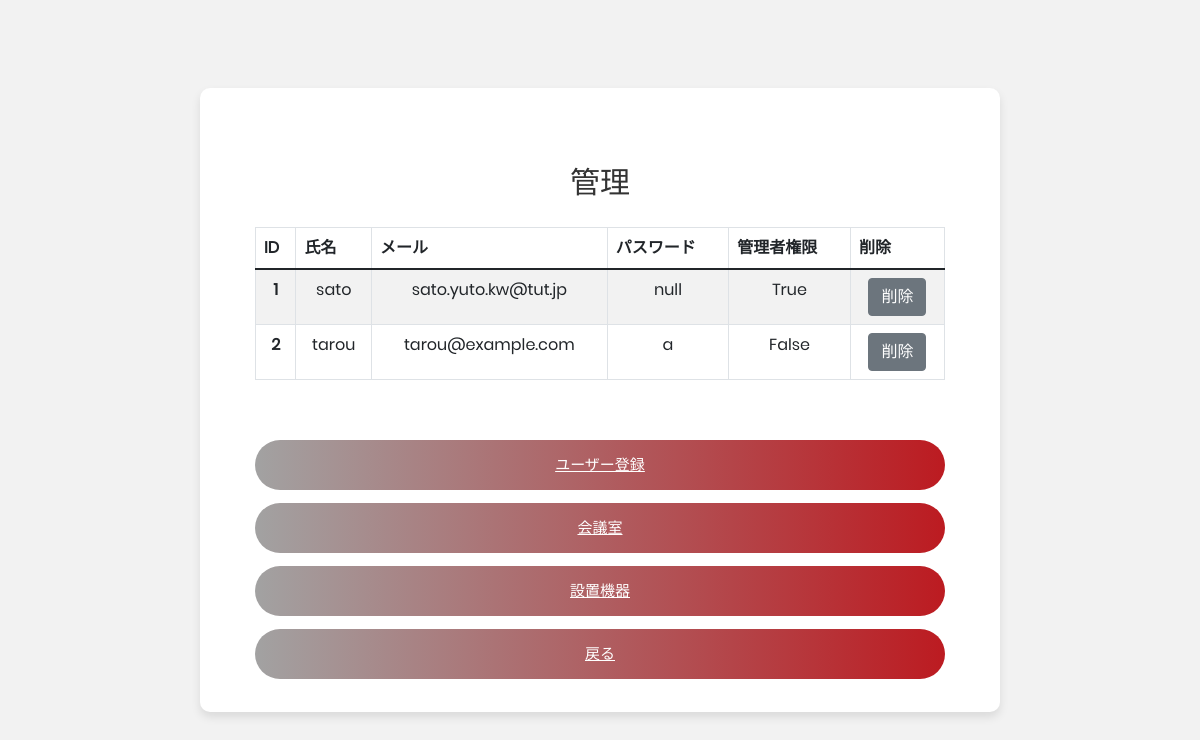
Screenshot of /admin_main/ with the database file from the repository.
### models/Register.py (models this page shows, shortened)
class Register(db.Model):
    __tablename__ = 'registers'
    register_id = db.Column(db.Integer, nullable=False, primary_key=True, autoincrement=True) # 主キー
    user_id = db.Column(db.Integer, db.ForeignKey("users.user_id", onupdate='CASCADE', ondelete='CASCADE'),  nullable=False, unique=True) # 外部キー
    passwd = db.Column(db.String(30), nullable=False)
    admin = db.Column(db.Boolean, default=False)
    users = db.relationship("User", uselist=False, back_populates='registers')
    reserves = db.relationship("Reserve", uselist=True, back_populates='registers', cascade='all, delete-orphan')

### models/User.py (models this page shows, shortened)
class User(db.Model):
    __tablename__ = 'users'
    user_id = db.Column(db.Integer, nullable=False, primary_key=True, autoincrement=True) # 主キー
    name = db.Column(db.String(20), nullable=False)
    email = db.Column(db.String(50), unique=True, nullable=False)
    registers = db.relationship("Register", uselist=False, back_populates='users',cascade='all, delete')
    reserves = db.relationship("Reserve", uselist=True, back_populates='users', cascade='all, delete-orphan')

### admin_main.py (the view)
@admin_main_bp.route('/')
def admin_main():
    registers = Register.query.all()
    return render_template('main_admin.html',registers=registers)

### templates/main_admin.html (shortened to what this page needs)
{% extends "template.html" %}
{% block head %}
      	<link rel="stylesheet" type="text/css" href="{{ url_for('static',filename='css/main_admin.css') }}">
{% endblock %}
{% block content %}
	<div class="limiter">
        <div class="container-admin100">
			<div class="wrap-admin100">
                <span class="admin100-form-title p-b-26">
						管理
                </span>
                <div class="table-wrapper-scroll-y my-custom-scrollbar">
                    <table class="table table-bordered table-striped mb-0">
                        <thead>
                        <tr>
                            <th scope="col">ID</th>
                            <th scope="col">氏名</th>
                            <th scope="col">メール</th>
                            <th scope="col">パスワード</th>
                            <th scope="col">管理者権限</th>
                            <th scope="col">削除</th>
                        </tr>
                        </thead>
                        <tbody>
                        {% for register in registers %}
                        <tr class="text-center">
                            <th>{{ register.users.__dict__['user_id'] }}</th>
                            <td>{{ register.users.__dict__['name'] }}</td>
                            <td>{{ register.users.__dict__['email'] }}</td>
                            <td>{{ register.__dict__['passwd'] }}</td>
                            <td>{{ register.__dict__['admin'] }}</td>
                            <td><button type="button" class="btn btn-secondary" data-bs-toggle="modal" data-bs-target="#myModal{{ register.users.__dict__['user_id'] }}">削除</button>
                                </td>
                        </tr>
                        {% endfor %}
                        </tbody>
                    </table>
                </div>
                <div class="container-admin100-form-btn">
                    <div class="wrap-admin100-form-btn">
                        <div class="admin100-form-bgbtn"></div>
                            <a type="button" class="admin100-form-btn" href="{{ url_for(('admin_user_add.admin_user_add')) }}">
								ユーザー登録
							</a>
                        </div>
                </div>
                <div class="container-admin100-form-btn">
                    <div class="wrap-admin100-form-btn">
                        <div class="admin100-form-bgbtn"></div>
                            <a type="button" class="admin100-form-btn" href="{{ url_for(('admin_room.admin_room')) }}">
								会議室
							</a>
                        </div>
                </div>
                <div class="container-admin100-form-btn">
                    <div class="wrap-admin100-form-btn">
                        <div class="admin100-form-bgbtn"></div>
                            <a type="button" class="admin100-form-btn" href="{{ url_for(('admin_eq.admin_eq')) }}">
								設置機器
							</a>
                        </div>
                </div>
                <div class="container-admin100-form-btn">
                    <div class="wrap-admin100-form-btn">
                        <div class="admin100-form-bgbtn"></div>
                            <a type="button" class="admin100-form-btn" href="{{ url_for('main_tab.main_tab') }}">
								戻る
							</a>
                        </div>
	</div>
    </div>
        </div>
    </div>
{% endblock %}

### static/css/main_admin.css (style rules this page uses)
.container-admin100 { width: 100%; min-height: 100vh; display: -webkit-box; display: -webkit-flex; display: -moz-box; display: -ms-flexbox; display: flex; flex-wrap: wrap; justify-content: center; align-items: center; padding: 15px; background: #f2f2f2; }
.wrap-admin100 { width: 800px; background: #fff; border-radius: 10px; overflow: hidden; padding: 77px 55px 33px 55px; box-shadow: 0 5px 10px 0px rgba(0, 0, 0, 0.1); -moz-box-shadow: 0 5px 10px 0px rgba(0, 0, 0, 0.1); -webkit-box-shadow: 0 5px 10px 0px rgba(0, 0, 0, 0.1); -o-box-shadow: 0 5px 10px 0px rgba(0, 0, 0, 0.1); -ms-box-shadow: 0 5px 10px 0px rgba(0, 0, 0, 0.1); }
.admin100-form-title { display: block; font-family: Poppins-Bold; font-size: 30px; color: #333333; line-height: 1.2; text-align: center; }
.container-admin100-form-btn { display: -webkit-box; display: -webkit-flex; display: -moz-box; display: -ms-flexbox; display: flex; flex-wrap: wrap; justify-content: center; padding-top: 13px; }
.wrap-admin100-form-btn { width: 100%; display: block; position: relative; z-index: 1; border-radius: 25px; overflow: hidden; margin: 0 auto; }
.admin100-form-bgbtn { position: absolute; z-index: -1; width: 300%; height: 100%; background: #1c1c1c; background: -webkit-linear-gradient(right, #a2a2a2, #bc1b21, #a2a2a2, #bc1b21); background: -o-linear-gradient(right, #a2a2a2, #bc1b21, #a2a2a2, #bc1b21); background: -moz-linear-gradient(right, #a2a2a2, #bc1b21, #a2a2a2, #bc1b21); background: linear-gradient(right, #a2a2a2, #bc1b21, #a2a2a2, #bc1b21); top: 0; left: -100%; -webkit-transition: all 0.4s; -o-transition: all 0.4s; -moz-transition: all 0.4s; transition: all 0.4s; }
.admin100-form-btn { font-family: Poppins-Medium; font-size: 15px; color: #fff; line-height: 1.2; text-transform: uppercase; display: -webkit-box; display: -webkit-flex; display: -moz-box; display: -ms-flexbox; display: flex; justify-content: center; align-items: center; padding: 0 20px; width: 100%; height: 50px; }
.my-custom-scrollbar { position: relative; height: 200px; overflow: auto; }
.table-wrapper-scroll-y { display: block; }

### static/css/main.css (style rules this page uses)
* { margin: 0px; padding: 0px; box-sizing: border-box; }
body, html { height: 100%; font-family: Poppins-Regular, sans-serif; }
a { font-family: Poppins-Regular; font-size: 14px; line-height: 1.7; color: #666666; margin: 0px; transition: all 0.4s; -webkit-transition: all 0.4s; -o-transition: all 0.4s; -moz-transition: all 0.4s; }
button { outline: none !important; border: none; background: transparent; }
.limiter { width: 100%; margin: 0 auto; }

### static/css/calendar_simple.css (style rules this page uses)
.my-custom-scrollbar { position: relative; height: 200px; overflow: auto; }
.table-wrapper-scroll-y { display: block; }

### rows the page displays
Register: users.__dict__.user_id "1", users.__dict__.name "sato", users.__dict__.email "sato.yuto.kw@tut.jp", __dict__.passwd "null", __dict__.admin "True"
Register: users.__dict__.user_id "2", users.__dict__.name "tarou", users.__dict__.email "tarou@example.com", __dict__.passwd "a", __dict__.admin "False"
